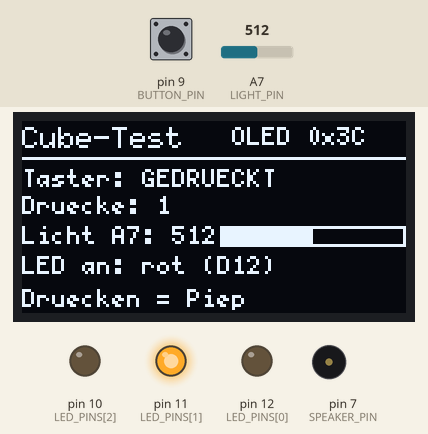
The sketch below on a simulated Arduino Nano, built with avr-gcc and run on an emulated ATmega328P. Parts: 128×64 one-colour display, output pins drawn as LEDs (lit = HIGH), buzzer (waves = sounding). Dashed ring = blinking. The inputs (shaded band) are chosen by the test bench; at power-on: pin 9 (BUTTON_PIN) HIGH, A7 (LIGHT_PIN) = 512. What the sketch prints to the serial monitor is not drawn.

Above: at 1.3 s.
1.4 s: pin 9 (BUTTON_PIN) pulled LOW for 0.2 s
At 3.4 s:
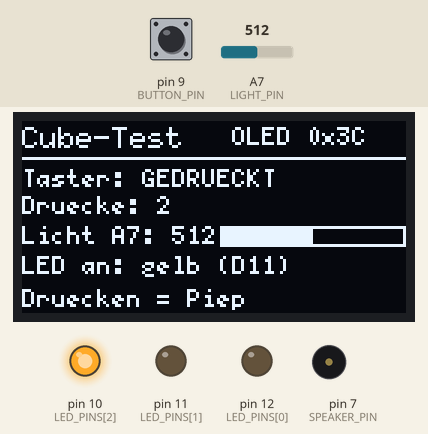
3.5 s: A7 (LIGHT_PIN) set to 20
At 6.3 s:
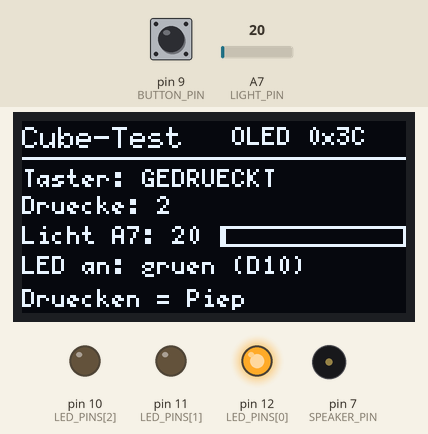
6.5 s: A7 (LIGHT_PIN) set to 16
At 9.0 s:
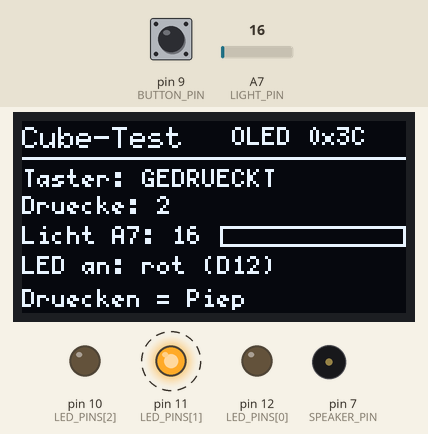
9.4 s: pin 9 (BUTTON_PIN) pulled LOW for 3.2 s
At 10.9 s:
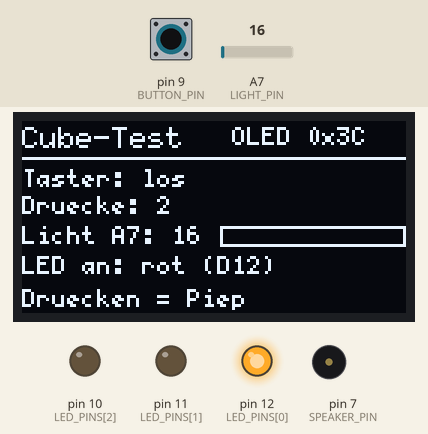
14.1 s: pin 9 (BUTTON_PIN) pulled LOW for 0.2 s
At 15.7 s:
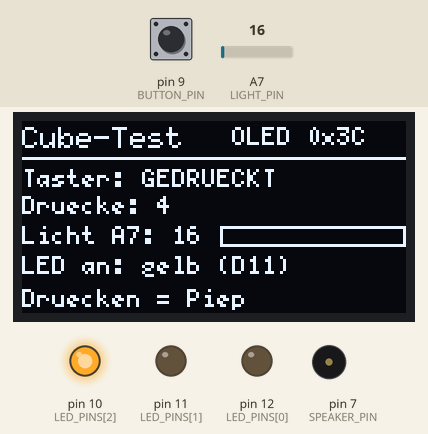
16.2 s: pin 9 (BUTTON_PIN) pulled LOW for 3.2 s
At 18.4 s:
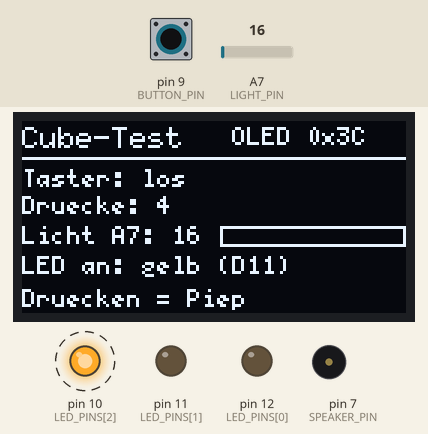
Timing chart, 0 to 22.2 s (numbered marks = the images above; inputs shaded):
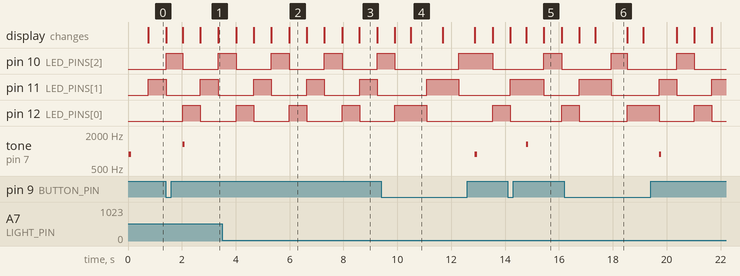

The sketch:

cube-test.ino
```cpp
#include <Arduino.h>
#include <Wire.h>
#include <U8g2lib.h>

// Prueft die fuer Evi wichtigen Bauteile des Funduino Cube einzeln.
// Pinbelegung laut Platinenbeschriftung (Loetanleitung V2).
const uint8_t BUTTON_PIN = 9;   // gedrueckt = HIGH
const uint8_t SPEAKER_PIN = 7;
const uint8_t LED_PINS[3] = {12, 11, 10};
const char *const LED_NAMES[3] = {"rot (D12)", "gelb (D11)", "gruen (D10)"};
const uint8_t LIGHT_PIN = A7;

U8G2_SSD1306_128X64_NONAME_1_HW_I2C display(U8G2_R0, U8X8_PIN_NONE);

uint8_t displayAddress = 0;
uint16_t presses = 0;
bool buttonDown = false;
uint32_t buttonChangedAt = 0;
uint8_t ledIndex = 0;
uint32_t ledChangedAt = 0;
uint32_t lastFrameAt = 0;
uint32_t lastReportAt = 0;
uint16_t lightLevel = 0;

// Sucht das Display unter beiden moeglichen Adressen.
uint8_t findDisplayAddress() {
  Wire.begin();
  for (uint8_t address = 0x3C; address <= 0x3D; ++address) {
    Wire.beginTransmission(address);
    if (Wire.endTransmission() == 0) return address;
  }
  return 0;
}

void updateButton(uint32_t now) {
  const bool down = digitalRead(BUTTON_PIN) == HIGH;
  // 30 ms Ruhezeit gegen Kontaktprellen.
  if (down == buttonDown || uint32_t(now - buttonChangedAt) < 30) return;
  buttonDown = down;
  buttonChangedAt = now;
  if (down) {
    ++presses;
    tone(SPEAKER_PIN, presses % 2 ? 880 : 1319, 80);
  }
}

void updateLeds(uint32_t now) {
  if (uint32_t(now - ledChangedAt) < 600) return;
  ledChangedAt = now;
  ledIndex = (ledIndex + 1) % 3;
  for (uint8_t i = 0; i < 3; ++i) {
    digitalWrite(LED_PINS[i], i == ledIndex ? HIGH : LOW);
  }
}

void drawScreen() {
  const uint8_t bar = uint32_t(lightLevel) * 60 / 1023;
  display.firstPage();
  do {
    display.setFont(u8g2_font_6x10_tr);
    display.drawStr(0, 9, "Cube-Test");
    display.setFont(u8g2_font_5x7_tr);
    display.setCursor(70, 8);
    display.print("OLED 0x");
    display.print(displayAddress, HEX);
    display.drawHLine(0, 12, 128);

    display.drawStr(0, 22, "Taster:");
    display.drawStr(40, 22, buttonDown ? "GEDRUECKT" : "los");
    display.setCursor(0, 31);
    display.print("Druecke: ");
    display.print(presses);

    display.setCursor(0, 41);
    display.print("Licht A7: ");
    display.print(lightLevel);
    display.drawFrame(66, 35, 62, 7);
    if (bar > 0) display.drawBox(67, 36, bar, 5);

    display.drawStr(0, 51, "LED an:");
    display.drawStr(40, 51, LED_NAMES[ledIndex]);
    display.drawStr(0, 62, "Druecken = Piep");
  } while (display.nextPage());
}

void setup() {
  Serial.begin(9600);
  pinMode(BUTTON_PIN, INPUT);  // externer Widerstand R4 auf der Platine
  for (uint8_t i = 0; i < 3; ++i) pinMode(LED_PINS[i], OUTPUT);

  displayAddress = findDisplayAddress();
  if (displayAddress != 0) {
    display.setI2CAddress(displayAddress * 2);
    display.begin();
  }
  Serial.println(F("Cube-Test gestartet"));
  if (displayAddress == 0) {
    Serial.println(F("Kein Display unter 0x3C oder 0x3D gefunden."));
  }
  tone(SPEAKER_PIN, 1047, 150);
}

void loop() {
  const uint32_t now = millis();
  updateButton(now);
  updateLeds(now);
  lightLevel = analogRead(LIGHT_PIN);

  if (displayAddress != 0 && uint32_t(now - lastFrameAt) >= 100) {
    lastFrameAt = now;
    drawScreen();
  }
  if (uint32_t(now - lastReportAt) >= 500) {
    lastReportAt = now;
    Serial.print(F("Taster="));
    Serial.print(buttonDown ? F("gedrueckt") : F("los"));
    Serial.print(F(" Druecke="));
    Serial.print(presses);
    Serial.print(F(" Licht="));
    Serial.println(lightLevel);
  }
}
```

Measured:
- the behaviour switches between 18 and 17 on A7 (LIGHT_PIN) (found by bisection; images 2 and 3)
- after the input at 1.4 s, tone on pin 7 (SPEAKER_PIN): silent → 1319 Hz after 0.63 s, → silent 0.08 s later; the display: first differs from a run without the input after 0.63 s (image 1 shows a later state)
- after the input at 6.5 s, the display: first differs from a run without the input after 0.79 s (image 3 shows a later state)
- after the input at 9.4 s, tone on pin 7 (SPEAKER_PIN): silent → 880 Hz after 3.5 s, → silent 0.08 s later; the display: first differs from a run without the input after 1.1 s (image 4)
- after the input at 14.1 s, tone on pin 7 (SPEAKER_PIN): silent → 1319 Hz after 0.68 s, → silent 0.08 s later; the display: first differs from a run without the input after 0.68 s (image 5 shows a later state)
- after the input at 16.2 s, pin 10 (LED_PINS[2]): alternates HIGH for 0.63 s and LOW for 1.8 s, starting after 1.7 s; tone on pin 7 (SPEAKER_PIN): silent → 880 Hz after 3.5 s, → silent 0.08 s later; the display: first differs from a run without the input after 1.1 s (image 6)
- what the display in image 3 shows lasts 0.6 s, from 8.6 s to 9.2 s
